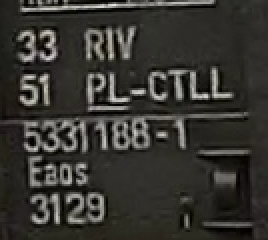
#> input picture poc/ocr_skrypty_wyniki_obrazy/chojny_YOLO_v5_wyciete/images/owl_dataset (121).jpg_0.png, 134 x 120 px, given in place of results, which was not available (shown 2 times larger)
$ python Box_creator_from_image.py
#> lines starting #> are read from the running program, lines starting #| are printed output that depends on the picture
"""
Program do tworzenia zbiorów do nauki w formacie yolov5 z zdjęć rzeczywistych bez masek. Po odpaleniu programu, wyświetlą się dwa okna jedno z zdjęciem
i wskazaniu odpowiedniego obszaru, okno ROI z barami które pozwalają ustawić odpowiedni obszar, gdy odpowiedni obszar zostanie oznaczony klikamy cyfrę
odpowiedniego labela, a gdy zaznaczymy wszystko należy nacisnąć "q" aby przejść do kolejnego

Do poprawnego działania potrzebna możliwość wyświetlania zdjęć i folder z zdjęciami.


Efektem pracy programu jest:
  -przeniesienie wykorzystanego zdjęcia do folderu "used"
  -folder "results" z dwoma podfolderami "images", "labels" w których kolejno znajdują się zdjęcia i opisy w formacie yolo (label, center_x, center_y, with, height)
   przy czym infromacje te są zapisywane w postaci
   (wartość / maksymalna_wartość_dla_zdjecia np. center_x = położenie_srodka_obiektu_w_osi_x_w_pixelach / cała_szerokość_obrazu).


Położenie oryginału:
"""


import cv2 as cv
import numpy as np
import sys
import os

folder = "C:\\Users\\Marcin\\Agat_IT\\Yolo_v5\\Images_without_boxes"    #scieżka do folderu z którego ma pobrać zdjęcia
label_dict =   ["vertical_text",                                        #lista labeli przypisanych do kolejnych numerów na klawiaturze
                "horizontal_text",
                "container_corner",
                "label_4",
                "railcar_bogie",
                "railcar_text",
                "label_7",
                "label_8",
                "label_9",
                "label_0"]

TVT_ratio = [70,20,10]                                                  #stosunek podziału odpowiednich zdjęć

####### Tworzenie folderów

dirName = os.path.join(folder, "results")

# Create target directory & all intermediate directories if don't exists
try:
    os.makedirs(dirName)
    print("Directory " , dirName ,  " Created ")

except FileExistsError:
    print("Directory " , dirName ,  " already exists")

dirName = os.path.join(folder, "used")

# Create target directory & all intermediate directories if don't exists
try:
    os.makedirs(dirName)
    print("Directory " , dirName ,  " Created ")

except FileExistsError:
    print("Directory " , dirName ,  " already exists")

dirName = os.path.join(folder, "results","images")

# Create target directory & all intermediate directories if don't exists
try:
    os.makedirs(dirName)
    print("Directory " , dirName ,  " Created ")

except FileExistsError:
    print("Directory " , dirName ,  " already exists")

dirName = os.path.join(folder, "results", "labels")

# Create target directory & all intermediate directories if don't exists
try:
    os.makedirs(dirName)
    print("Directory " , dirName ,  " Created ")

except FileExistsError:
    print("Directory " , dirName ,  " already exists")

#######

a = 0
def none(a):
    pass

###### Iterecja po zdjeciach w folderze
for file in os.listdir(folder):
    img = cv.imread(os.path.join(folder, file))
#> img is the input picture: shape (120, 134, 3); mean B, G, R 48.5, 53.3, 54.6
    label = []
    center_x = []
    center_y = []
    width = []
    height = []

    w_0, h_0, ch_0 = img.shape
#> w_0 = 120; h_0 = 134; ch_0 = 3

    #### Reset barów do następnego zdjecia
    if a ==0:
        cv.namedWindow("ROI")
        cv.createTrackbar("vertical_left", "ROI", 0, h_0, none)
        cv.createTrackbar("vertical_right", "ROI", h_0, h_0, none)
        cv.createTrackbar("horizontal_up", "ROI", 0, w_0, none)
        cv.createTrackbar("horizontal_down", "ROI", w_0, w_0, none)
        a = 1
    elif a==1:
        cv.setTrackbarMax("vertical_left", "ROI", h_0)
        cv.setTrackbarMax("vertical_right", "ROI", h_0)
        cv.setTrackbarMax("horizontal_up", "ROI", w_0)
        cv.setTrackbarMax("horizontal_down", "ROI", w_0)
        cv.setTrackbarPos("vertical_left", "ROI", 0)
        cv.setTrackbarPos("vertical_right", "ROI", h_0)
        cv.setTrackbarPos("horizontal_up", "ROI", 0)
        cv.setTrackbarPos("horizontal_down", "ROI", w_0)
    while(1):
        frame = img.copy()
        frame = cv.line(frame,(cv.getTrackbarPos("vertical_left", "ROI"),cv.getTrackbarPos("horizontal_up", "ROI")),(cv.getTrackbarPos("vertical_right", "ROI"),cv.getTrackbarPos("horizontal_up", "ROI")),(255,0,0), 3)
        frame = cv.line(frame,(cv.getTrackbarPos("vertical_left", "ROI"),cv.getTrackbarPos("horizontal_down", "ROI")),(cv.getTrackbarPos("vertical_right", "ROI"),cv.getTrackbarPos("horizontal_down", "ROI")),(255,0,0), 3)
        frame = cv.line(frame,(cv.getTrackbarPos("vertical_left", "ROI"),cv.getTrackbarPos("horizontal_up", "ROI")),(cv.getTrackbarPos("vertical_left", "ROI"),cv.getTrackbarPos("horizontal_down", "ROI")),(255,0,0), 3)
        frame = cv.line(frame,(cv.getTrackbarPos("vertical_right", "ROI"),cv.getTrackbarPos("horizontal_up", "ROI")),(cv.getTrackbarPos("vertical_right", "ROI"),cv.getTrackbarPos("horizontal_down", "ROI")),(255,0,0), 3)
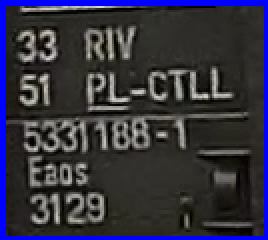
#> frame: shape (120, 134, 3) (shown 2 times larger); mean B, G, R 64.9, 49.6, 50.8

        cv.imshow("img", frame)
        k = cv.waitKey(1)
#> (key q is pressed here)

        ##### przypisanie labeli
        if k == ord("1"):
            label.append(0)
            x1 = cv.getTrackbarPos("vertical_left", "ROI")
            y1 = cv.getTrackbarPos("horizontal_up", "ROI")
            x2 = cv.getTrackbarPos("vertical_right", "ROI")
            y2 = cv.getTrackbarPos("horizontal_down", "ROI")

            center_x.append(((x2 + x1)/2)/h_0)
            center_y.append(((y2 + y1)/2)/w_0)
            width.append((x2-x1)/h_0)
            height.append((y2 - y1)/w_0)
        if k == ord("2"):
            label.append(1)
            x1 = cv.getTrackbarPos("vertical_left", "ROI")
            y1 = cv.getTrackbarPos("horizontal_up", "ROI")
            x2 = cv.getTrackbarPos("vertical_right", "ROI")
            y2 = cv.getTrackbarPos("horizontal_down", "ROI")

            center_x.append(((x2 + x1)/2)/h_0)
            center_y.append(((y2 + y1)/2)/w_0)
            width.append((x2-x1)/h_0)
            height.append((y2 - y1)/w_0)
        if k == ord("3"):
            label.append(2)
            x1 = cv.getTrackbarPos("vertical_left", "ROI")
            y1 = cv.getTrackbarPos("horizontal_up", "ROI")
            x2 = cv.getTrackbarPos("vertical_right", "ROI")
            y2 = cv.getTrackbarPos("horizontal_down", "ROI")

            center_x.append(((x2 + x1)/2)/h_0)
            center_y.append(((y2 + y1)/2)/w_0)
            width.append((x2-x1)/h_0)
            height.append((y2 - y1)/w_0)
        if k == ord("4"):
            label.append(3)
            x1 = cv.getTrackbarPos("vertical_left", "ROI")
            y1 = cv.getTrackbarPos("horizontal_up", "ROI")
            x2 = cv.getTrackbarPos("vertical_right", "ROI")
            y2 = cv.getTrackbarPos("horizontal_down", "ROI")

            center_x.append(((x2 + x1)/2)/h_0)
            center_y.append(((y2 + y1)/2)/w_0)
            width.append((x2-x1)/h_0)
            height.append((y2 - y1)/w_0)
        if k == ord("5"):
            label.append(4)
            x1 = cv.getTrackbarPos("vertical_left", "ROI")
            y1 = cv.getTrackbarPos("horizontal_up", "ROI")
            x2 = cv.getTrackbarPos("vertical_right", "ROI")
            y2 = cv.getTrackbarPos("horizontal_down", "ROI")

            center_x.append(((x2 + x1)/2)/h_0)
            center_y.append(((y2 + y1)/2)/w_0)
            width.append((x2-x1)/h_0)
            height.append((y2 - y1)/w_0)
        if k == ord("6"):
            label.append(5)
            x1 = cv.getTrackbarPos("vertical_left", "ROI")
            y1 = cv.getTrackbarPos("horizontal_up", "ROI")
            x2 = cv.getTrackbarPos("vertical_right", "ROI")
            y2 = cv.getTrackbarPos("horizontal_down", "ROI")

            center_x.append(((x2 + x1)/2)/h_0)
            center_y.append(((y2 + y1)/2)/w_0)
            width.append((x2-x1)/h_0)
            height.append((y2 - y1)/w_0)
        if k == ord("7"):
            label.append(6)
            x1 = cv.getTrackbarPos("vertical_left", "ROI")
            y1 = cv.getTrackbarPos("horizontal_up", "ROI")
            x2 = cv.getTrackbarPos("vertical_right", "ROI")
            y2 = cv.getTrackbarPos("horizontal_down", "ROI")

            center_x.append(((x2 + x1)/2)/h_0)
            center_y.append(((y2 + y1)/2)/w_0)
            width.append((x2-x1)/h_0)
            height.append((y2 - y1)/w_0)
        if k == ord("8"):
            label.append(7)
            x1 = cv.getTrackbarPos("vertical_left", "ROI")
            y1 = cv.getTrackbarPos("horizontal_up", "ROI")
            x2 = cv.getTrackbarPos("vertical_right", "ROI")
            y2 = cv.getTrackbarPos("horizontal_down", "ROI")

            center_x.append(((x2 + x1)/2)/h_0)
            center_y.append(((y2 + y1)/2)/w_0)
            width.append((x2-x1)/h_0)
            height.append((y2 - y1)/w_0)
        if k == ord("9"):
            label.append(8)
            x1 = cv.getTrackbarPos("vertical_left", "ROI")
            y1 = cv.getTrackbarPos("horizontal_up", "ROI")
            x2 = cv.getTrackbarPos("vertical_right", "ROI")
            y2 = cv.getTrackbarPos("horizontal_down", "ROI")

            center_x.append(((x2 + x1)/2)/h_0)
            center_y.append(((y2 + y1)/2)/w_0)
            width.append((x2-x1)/h_0)
            height.append((y2 - y1)/w_0)
        if k == ord("0"):
            label.append(9)
            x1 = cv.getTrackbarPos("vertical_left", "ROI")
            y1 = cv.getTrackbarPos("horizontal_up", "ROI")
            x2 = cv.getTrackbarPos("vertical_right", "ROI")
            y2 = cv.getTrackbarPos("horizontal_down", "ROI")

            center_x.append(((x2 + x1)/2)/h_0)
            center_y.append(((y2 + y1)/2)/w_0)
            width.append((x2-x1)/h_0)
            height.append((y2 - y1)/w_0)
        if k == ord("q"):
            break

    ####### Zapisywanie plików
    cv.imwrite(os.path.join(folder, "results", "images", file), img)
    cv.imwrite(os.path.join(folder, "used", file), img)
    os.remove(os.path.join(folder, file))
    file = open(os.path.join(folder, "results", "labels",str(file[:-4]+".txt")), 'w')
    for num, element in enumerate(label):
        x = num -1
        file.write(f"{label[x]} {center_x[x]} {center_y[x]} {width[x]} {height[x]}\n")
    file.close()
    file = open(os.path.join(folder, "results","data.yaml"), 'w')
    file.write("names:\n")
    for element in label_dict:
        file.write(f"- {element}\n")
    file.write(f"nc: {len(label_dict)}\ntrain: \nval: ")


    file.close()
#> pass 2 of the loop `for file in os.listdir(folder):`:
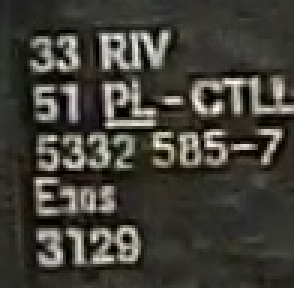
#> input picture poc/ocr_skrypty_wyniki_obrazy/chojny_YOLO_v5_wyciete/images/owl_dataset (135).jpg_0.png, 98 x 96 px, given in place of used, which was not available (shown 3 times larger)
#> img is the input picture: shape (96, 98, 3); mean B, G, R 56.7, 63.8, 65.4
#> `frame = cv.line(frame,(cv.getTrackbarPos("vertical_right", "ROI"),cv.g..`:
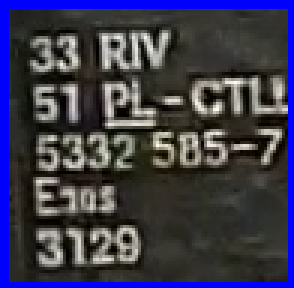
#> frame: shape (96, 98, 3) (shown 3 times larger); mean B, G, R 78, 59, 60.5
#> (key Esc is pressed here)
